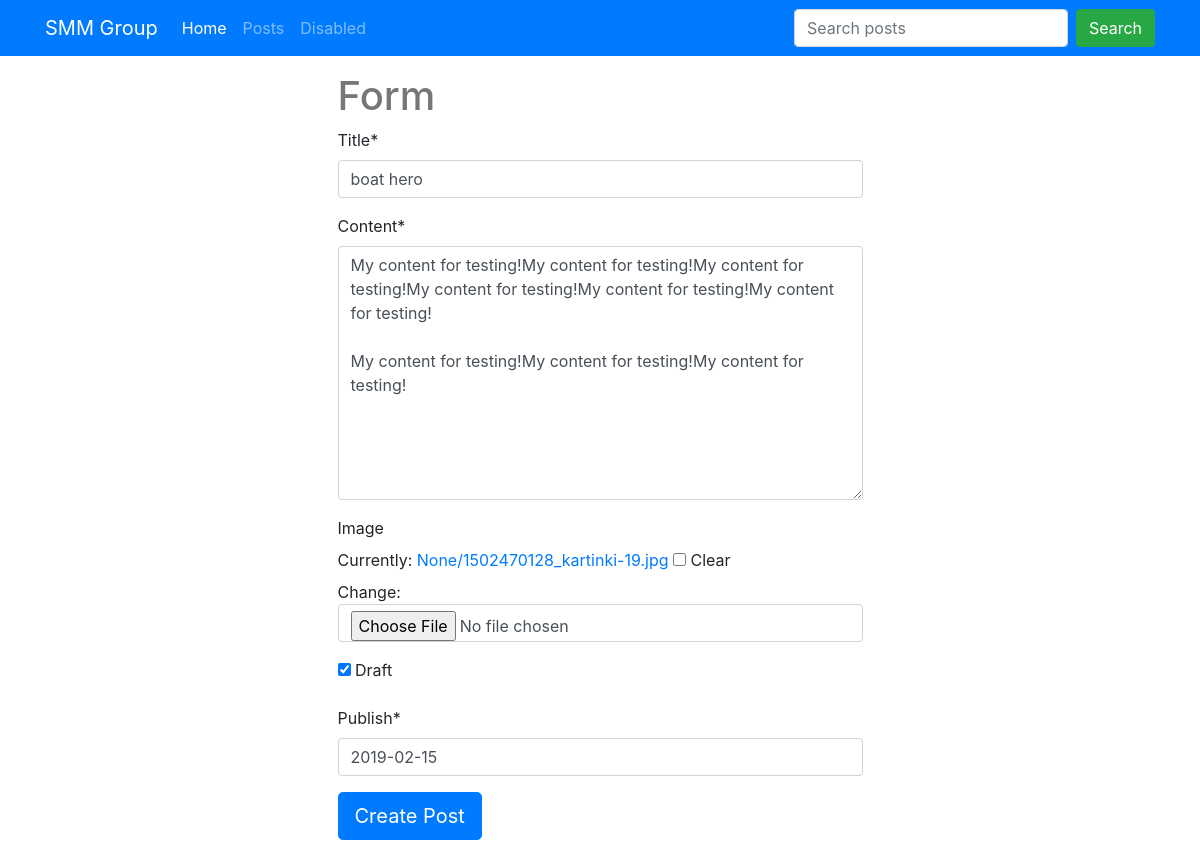
The app's page /posts/boat-hero-1/edit/ (signed in) with its own data.
### posts/models.py (models this page shows, shortened)
class Post(models.Model):
    user = models.ForeignKey(settings.AUTH_USER_MODEL, default=1)
    title = models.CharField(max_length=120)
    slug = models.SlugField(unique=True)
    image = models.ImageField(upload_to=upload_location,
            null=True,
            blank=True,
            width_field="width_field",
            height_field="height_field")
    height_field = models.IntegerField(default=0)
    width_field = models.IntegerField(default=0)
    content = models.TextField()
    draft = models.BooleanField(default=False)
    publish = models.DateField(auto_now=False, auto_now_add=False)
    updated = models.DateTimeField(auto_now=True, auto_now_add=False)
    timestamp = models.DateTimeField(auto_now=False, auto_now_add=True)
    objects = PostManager()
    class Meta:
        ordering = ["-timestamp", "-updated"]

### posts/views.py (the view)
# urls.py: url(r'^(?P<slug>[\w-]+)/edit/$', post_update, name='update'),
def post_update(request, slug=None):
    if not request.user.is_staff or not request.user.is_superuser:
        raise Http404
    instance = get_object_or_404(Post, slug=slug)
    form = PostForm(request.POST or None, request.FILES or None, instance=instance)
    if form.is_valid():
        instance = form.save(commit=False)
        instance.save()
        messages.success(request, "<a href='#'>Item</a> Saved", extra_tags='html_safe')
        return HttpResponseRedirect(instance.get_absolute_url())
    context = {
        "title": instance.title,
        "instance": instance,
        "form":form,
    }
    return render(request, "post_form.html", context)

### posts/forms.py
class PostForm(forms.ModelForm):
    class Meta:
        model = Post
        fields = [
            "title",
            "content",
            "image",
            "draft",
            "publish"
        ]

### templates/post_form.html
{% extends "base1.html" %}
{% load crispy_forms_tags %}
{% block content %}
<div class="col-sm-6 offset-3">
<h1>Form</h1>
<form method='POST' action='' enctype="multipart/form-data">{% csrf_token %}
{{ form|crispy }}
<input type='submit' class="btn btn-lg btn-primary" value='Create Post' />
</form>
</div>
{% endblock content %}

### static/css/navbar-top-fixed.css (style rules this page uses)
body { min-height: 75rem; padding-top: 0rem; }

### static/css/base.css (style rules this page uses)
h1 { color: #777777; }

### records on screen
Post: title "boat hero", content "My content for testing!My content for testing!My content for testing!My content for testing!My content for testing!My content for testing! My content for testing!My content for testing!My content for testing!", draft "☑", publish "2019-02-15"
